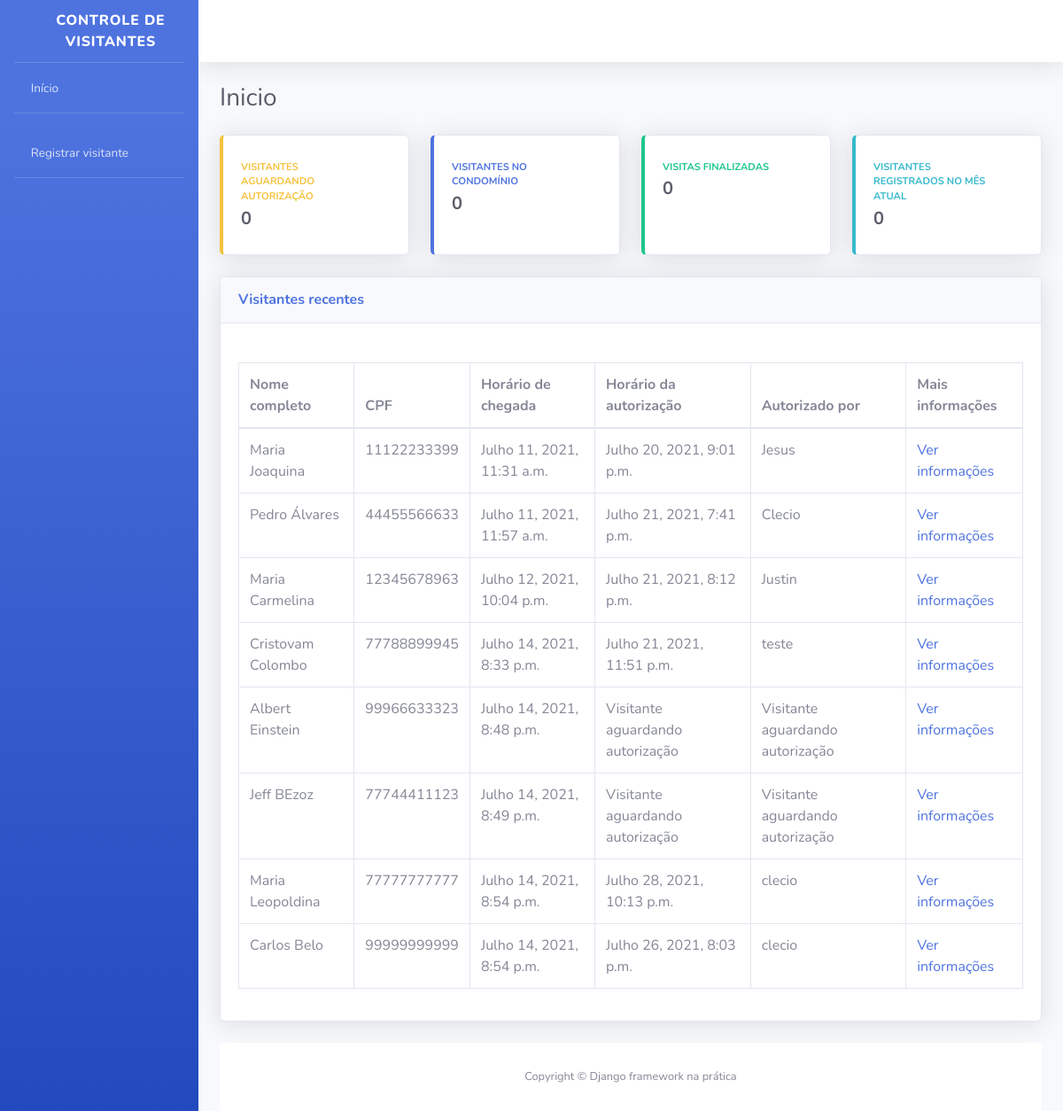
The page / on the database its author committed.
### visitantes/models.py (models this page shows, shortened)
class Visitante(models.Model):
    STATUS_VISITANTE =[
        ("AGUARDANDO", "Aguardando autorização"),
        ("EM_VISITA", "Em visita"),
        ("FINALIZADO", "Visita finalizada")
    ]
    status = models.CharField(
        verbose_name="Status",
        max_length=10,
        choices=STATUS_VISITANTE,
        default="AGUARDANDO"
    )
    nome_completo = models.CharField(
        verbose_name="Nome completo",
        max_length=194
    )
    cpf = models.CharField(
        verbose_name="CPF",
        max_length=11
    )
    data_nascimento = models.DateField(
        verbose_name="Data de nascimento",
        auto_now=False,
        auto_now_add=False
    )
    numero_casa = models.PositiveSmallIntegerField(
        verbose_name="Numero da casa"
    )
    placa_veiculo = models.CharField(
        verbose_name="Placa do veículo",
        max_length=7,
        blank=True,
        null=True
    )
    horario_chegada = models.DateTimeField(
        verbose_name="Horário de chegada na portaria",
        auto_now_add=True, #registra a hora automaticamente
    )
    horario_saida = models.DateTimeField(
        verbose_name= " Horário de saída do condomínio",
        auto_now=False,
        blank=True,
        null=True
    )
    horario_autorizacao = models.DateTimeField(
        verbose_name="Horário de autorização de entrada",
        auto_now=False,
        blank=True,
        null=True
    )
    morador_responsavel = models.CharField(
        verbose_name="Morador responsável pela autorização",
        max_length=194,
        blank=True
    )
    registrado_por = models.ForeignKey(
        "porteiros.Porteiro",
        verbose_name="Porteiro responsável",
        on_delete=models.PROTECT,
    )
    def get_horario_autorizacao(self):
        if self.horario_autorizacao:
            return self.horario_autorizacao
        return "Visitante aguardando autorização"
    def get_morador_responsavel(self):
        if self.morador_responsavel:
            return self.morador_responsavel
        return "Visitante aguardando autorização"
    class Meta:
        verbose_name = "Visitante"
        verbose_name_plural = "Visitantes"
        db_table = "visitante"

### usuarios/views.py (the view)
def index(request):
    todos_visitantes = Visitante.objects.all()
    context={
        "nome_pagina" : "Inicio",
        "todos_visitantes" : todos_visitantes,
    }
    return render(request, "index.html", context)

### templates/index.html (shortened to what this page needs)
{% extends 'base.html' %}
{% block conteudo %}
<div class="container-fluid">
<div class="d-sm-flex align-items-center justify-content-between mb-4">
    <h1 class="h3 mb-0 text-gray-800"> {{nome_pagina}} </h1>
</div>
<div class="row">
    <div class="col-xl-3 col-md-6 mb-4">
        <div class="card border-left-warning shadow h-100 py-2">
            <div class="card-body">
                <div class="row no-gutters align-items-center">
                    <div class="col mr-2">
                        <div class="text-xs font-weight-bold text-warning text-uppercase mb-1">Visitantes aguardando autorização</div>
                        <div class="h5 mb-0 font-weight-bold text-gray-800">0</div>
                    </div>
                    <div class="col-auto">
                        <i class="fas fa-user-lock fa-2x text-gray-300"></i>
                    </div>
                </div>
            </div>
        </div>
    </div>
    <div class="col-xl-3 col-md-6 mb-4">
        <div class="card border-left-primary shadow h-100 py-2">
            <div class="card-body">
                <div class="row no-gutters align-items-center">
                    <div class="col mr-2">
                        <div class="text-xs font-weight-bold text-primary text-uppercase mb-1">Visitantes no condomínio</div>
                        <div class="h5 mb-0 font-weight-bold text-gray-800">0</div>
                    </div>
                    <div class="col-auto">
                        <i class="fas fa-user-clock fa-2x text-gray-300"></i>
                    </div>
                </div>
            </div>
        </div>
    </div>
    <div class="col-xl-3 col-md-6 mb-4">
        <div class="card border-left-success shadow h-100 py-2">
            <div class="card-body">
                <div class="row no-gutters align-items-center">
                    <div class="col mr-2">
                        <div class="text-xs font-weight-bold text-success text-uppercase mb-1">Visitas finalizadas</div>
                        <div class="h5 mb-0 font-weight-bold text-gray-800">0</div>
                    </div>
                    <div class="col-auto">
                        <i class="fas fa-user-check fa-2x text-gray-300"></i>
                    </div>
                </div>
            </div>
        </div>
    </div>
    <div class="col-xl-3 col-md-6 mb-4">
        <div class="card border-left-info shadow h-100 py-2">
            <div class="card-body">
                <div class="row no-gutters align-items-center">
                    <div class="col mr-2">
                        <div class="text-xs font-weight-bold text-info text-uppercase mb-1">Visitantes registrados no mês atual</div>
                        <div class="h5 mb-0 font-weight-bold text-gray-800">0</div>
                    </div>
                    <div class="col-auto">
                        <i class="fas fa-users fa-2x text-gray-300"></i>
                    </div>
                </div>
            </div>
        </div>
    </div>
</div>
<div class="card shadow mb-4">
    <div class="card-header py-3 d-sm-flex align-items-center justify-content-between mb-4">
        <h6 class="m-0 font-weight-bold text-primary">Visitantes recentes</h6>
    </div>
    <div class="card-body">
        <div class="table-responsive">
            <table class="table table-bordered">
                <thead>
                    <th>Nome completo</th>
                    <th>CPF</th>
                    <th>Horário de chegada</th>
                    <th>Horário da autorização</th>
                    <th>Autorizado por</th>
                    <th>Mais informações</th>
                </thead>
                <tbody>
                    {% for visitante in todos_visitantes %}
                    <tr>
                        <td>{{ visitante.nome_completo }}</td>
                        <td>{{ visitante.cpf }}</td>
                        <td>{{ visitante.horario_chegada }}</td>
                        <td>{{ visitante.get_horario_autorizacao }}</td>
                        <td>{{ visitante.get_morador_responsavel }}</td>
                        <td>
                            <a href="{% url 'informacoes_visitante' id=visitante.id %}">
                                Ver informações
                            </a>
                        </td>
                    </tr>
                    {% endfor %}
                </tbody>
            </table>
        </div>
    </div>
</div>
{% endblock conteudo %}

### rows shown on the page
Visitante: nome_completo "Maria Joaquina", cpf "11122233399", horario_chegada "Julho 11, 2021, 11:31 a.m.", get_horario_autorizacao "Julho 20, 2021, 9:01 p.m.", get_morador_responsavel "Jesus"
Visitante: nome_completo "Pedro Álvares", cpf "44455566633", horario_chegada "Julho 11, 2021, 11:57 a.m.", get_horario_autorizacao "Julho 21, 2021, 7:41 p.m.", get_morador_responsavel "Clecio"
Visitante: nome_completo "Maria Carmelina", cpf "12345678963", horario_chegada "Julho 12, 2021, 10:04 p.m.", get_horario_autorizacao "Julho 21, 2021, 8:12 p.m.", get_morador_responsavel "Justin"
Visitante: nome_completo "Cristovam Colombo", cpf "77788899945", horario_chegada "Julho 14, 2021, 8:33 p.m.", get_horario_autorizacao "Julho 21, 2021, 11:51 p.m.", get_morador_responsavel "teste"
Visitante: nome_completo "Albert Einstein", cpf "99966633323", horario_chegada "Julho 14, 2021, 8:48 p.m.", get_horario_autorizacao "Visitante aguardando autorização", get_morador_responsavel "Visitante aguardando autorização"
Visitante: nome_completo "Jeff BEzoz", cpf "77744411123", horario_chegada "Julho 14, 2021, 8:49 p.m.", get_horario_autorizacao "Visitante aguardando autorização", get_morador_responsavel "Visitante aguardando autorização"
Visitante: nome_completo "Maria Leopoldina", cpf "77777777777", horario_chegada "Julho 14, 2021, 8:54 p.m.", get_horario_autorizacao "Julho 28, 2021, 10:13 p.m.", get_morador_responsavel "clecio"
Visitante: nome_completo "Carlos Belo", cpf "99999999999", horario_chegada "Julho 14, 2021, 8:54 p.m.", get_horario_autorizacao "Julho 26, 2021, 8:03 p.m.", get_morador_responsavel "clecio"

### other values the page prints
{{ nome_pagina }} "Inicio"
